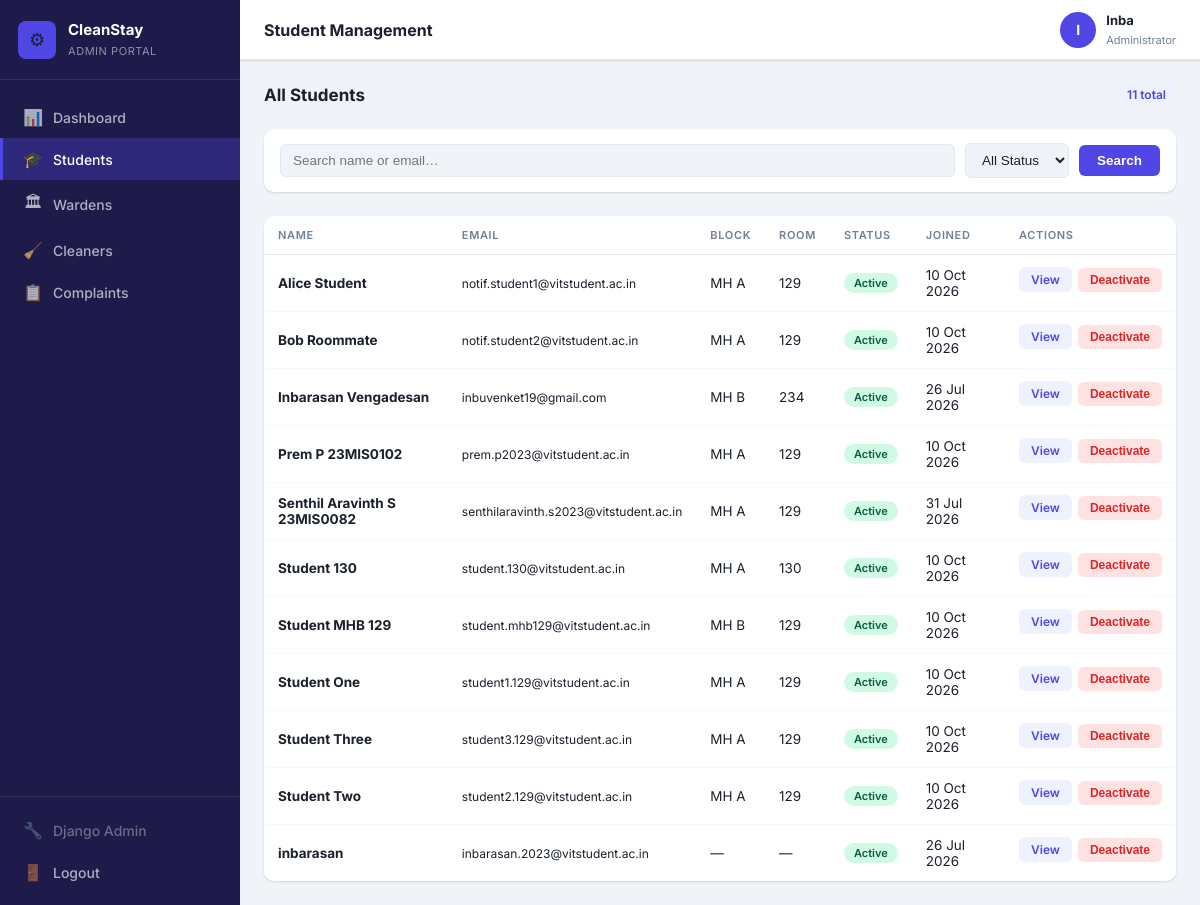
The app's page /portal/students/ (signed in) with its own data.
### accounts/models.py (models this page shows, shortened)
class User(AbstractUser):
    username = None
    ROLE_CHOICES = [
        ("student", "Student"),
        ("warden", "Warden"),
        ("cleaner", "Cleaner"),
        ("admin", "Admin"),
    ]
    name = models.CharField(
        max_length=100
    )
    email = models.EmailField(
        unique=True,
        blank=True,
        null=True
    )
    phone = models.CharField(
        max_length=10,
        unique=True,
        blank=True,
        null=True
    )
    role = models.CharField(
        max_length=20,
        choices=ROLE_CHOICES
    )
    USERNAME_FIELD = "email"
    REQUIRED_FIELDS = ["name"]
    objects = UserManager()

### students/models.py (models this page shows, shortened)
class HostelAllocation(models.Model):
    student = models.ForeignKey(
        StudentProfile,
        on_delete=models.CASCADE,
        related_name="allocations"
    )
    room = models.ForeignKey(
        Room,
        on_delete=models.CASCADE,
        related_name="allocations",
        null=True,
        blank=True
    )
    hostel_name = models.CharField(
        max_length=100,
        default="VIT Men's Hostel"
    )
    block = models.CharField(
        max_length=20,
        choices=HOSTEL_BLOCK_CHOICES
    )
    room_number = models.CharField(
        max_length=10
    )
    academic_year = models.CharField(
        max_length=20
    )
    is_current = models.BooleanField(
        default=True
    )
    created_at = models.DateTimeField(
        auto_now_add=True
    )
    class Meta:
        ordering = [
            "-is_current",
            "-created_at"
        ]

### portal/views.py (the view)
    @login_required
    def wrapper(request, *args, **kwargs):
        if getattr(request.user, "role", None) != "admin":
            return HttpResponseForbidden(
                "This page is accessible to administrators only."
            )
        return view_fn(request, *args, **kwargs)

### portal/views.py (called while the page is built)
def admin_required(view_fn):
    @login_required
    def wrapper(request, *args, **kwargs):
        if getattr(request.user, "role", None) != "admin":
            return HttpResponseForbidden(
                "This page is accessible to administrators only."
            )
        return view_fn(request, *args, **kwargs)
    wrapper.__name__ = view_fn.__name__
    return wrapper

@admin_required
def portal_students(request):
    query  = request.GET.get("q", "").strip()
    status = request.GET.get("status", "").strip()   # active / inactive
    students = User.objects.filter(role="student").select_related(
        "student_profile"
    ).prefetch_related(
        "student_profile__allocations"
    ).order_by("name")
    if query:
        students = students.filter(
            Q(name__icontains=query) | Q(email__icontains=query)
        )
    if status == "active":
        students = students.filter(is_active=True)
    elif status == "inactive":
        students = students.filter(is_active=False)
    context = {
        "students": students,
        "query": query,
        "status_filter": status,
    }
    return render(request, "portal/students.html", context)

### templates/portal/students.html (shortened to what this page needs)
{% extends "portal/base.html" %}
{% block page_title %}Student Management{% endblock %}
{% block nav_students %}active{% endblock %}
{% block content %}
<div class="portal-page">
    <div class="section-header">
        <h2>All Students</h2>
        <span class="badge-count">{{ students.count }} total</span>
    </div>
    <form method="get" class="filter-bar">
        <input type="text" name="q" value="{{ query }}" placeholder="Search name or email…" class="filter-input">
        <select name="status" class="filter-select">
            <option value="">All Status</option>
        </select>
        <button type="submit" class="btn-filter">Search</button>
    </form>
    {% if students %}
    <div class="table-wrapper">
        <table class="portal-table">
            <thead>
                <tr>
                    <th>Name</th>
                    <th>Email</th>
                    <th>Block</th>
                    <th>Room</th>
                    <th>Status</th>
                    <th>Joined</th>
                    <th>Actions</th>
                </tr>
            </thead>
            <tbody>
                {% for student in students %}
                {% with profile=student.student_profile %}
                {% with alloc=profile.allocations.first %}
                <tr>
                    <td><strong>{{ student.name }}</strong></td>
                    <td class="email-cell">{{ student.email }}</td>
                    <td>{{ alloc.block|default:"—" }}</td>
                    <td>{{ alloc.room_number|default:"—" }}</td>
                    <td>
                        {% if student.is_active %}
                            <span class="badge badge-active">Active</span>
                        {% else %}
                            <span class="badge badge-inactive">Inactive</span>
                        {% endif %}
                    </td>
                    <td>{{ student.date_joined|date:"d M Y" }}</td>
                    <td class="actions-cell">
                        <a href="{% url 'portal:portal_student_detail' student.pk %}" class="btn-sm">View</a>
                        <form method="post" action="{% url 'portal:portal_toggle_user' student.pk %}" style="display:inline">
                            <button type="submit" class="btn-sm {% if student.is_active %}btn-sm-danger{% else %}btn-sm-success{% endif %}">
                                {% if student.is_active %}Deactivate{% else %}Activate{% endif %}
                            </button>
                        </form>
                    </td>
                </tr>
                {% endwith %}
                {% endwith %}
                {% endfor %}
            </tbody>
        </table>
    </div>
    {% else %}
    <div class="empty-state">
        <div class="empty-icon">🎓</div>
        <p>No students found{% if query %} for "{{ query }}"{% endif %}.</p>
    </div>
    {% endif %}
</div>
{% endblock %}

### templates/portal/base.html (shortened to what this page needs)
{% load static %}
<!DOCTYPE html>
<html lang="en">
<head>
    <link rel="stylesheet" href="{% static 'css/portal.css' %}">
</head>
<body class="portal-body">
<aside class="portal-sidebar" id="portalSidebar">
    <div class="sidebar-brand">
        <div class="sidebar-brand-icon">⚙</div>
        <div class="sidebar-brand-text">
            <strong>CleanStay</strong>
            <span>Admin Portal</span>
        </div>
    </div>
    <nav class="sidebar-nav">
        <a href="{% url 'portal:portal_dashboard' %}" class="sidebar-link {% block nav_dashboard %}{% endblock %}">
            <span class="sidebar-icon">📊</span> Dashboard
        </a>
        <a href="{% url 'portal:portal_students' %}" class="sidebar-link {% block nav_students %}{% endblock %}">
            <span class="sidebar-icon">🎓</span> Students
        </a>
        <a href="{% url 'portal:portal_wardens' %}" class="sidebar-link {% block nav_wardens %}{% endblock %}">
            <span class="sidebar-icon">🏛</span> Wardens
        </a>
        <a href="{% url 'portal:portal_cleaners' %}" class="sidebar-link {% block nav_cleaners %}{% endblock %}">
            <span class="sidebar-icon">🧹</span> Cleaners
        </a>
        <a href="{% url 'portal:portal_complaints' %}" class="sidebar-link {% block nav_complaints %}{% endblock %}">
            <span class="sidebar-icon">📋</span> Complaints
        </a>
    </nav>
    <div class="sidebar-footer">
        <a href="/admin/" class="sidebar-link sidebar-link-muted" target="_blank">
            <span class="sidebar-icon">🔧</span> Django Admin
        </a>
        <a href="{% url 'logout' %}" class="sidebar-link sidebar-link-danger">
            <span class="sidebar-icon">🚪</span> Logout
        </a>
    </div>
</aside>
<div class="portal-main">
    <header class="portal-topbar">
        <div class="topbar-title">{% block page_title %}Dashboard{% endblock %}</div>
        <div class="topbar-user">
            <div class="topbar-avatar">{{ request.user.name|first|upper }}</div>
            <div class="topbar-user-info">
                <strong>{{ request.user.name|default:"Admin" }}</strong>
                <span>Administrator</span>
            </div>
        </div>
    </header>
    <main class="portal-content">
        {% block content %}{% endblock %}
    </main>
</div>
</body>
</html>

### records on screen
User: user.name|first "I", user.name "Inba"
User: name "Alice Student", email "notif.student1@vitstudent.ac.in", is_active "Active", date_joined "10 Oct 2026"
HostelAllocation: block "MH A", room_number "129"
User: name "Bob Roommate", email "notif.student2@vitstudent.ac.in", is_active "Active", date_joined "10 Oct 2026"
HostelAllocation: block "MH A", room_number "129"
User: name "Inbarasan Vengadesan", email "inbuvenket19@gmail.com", is_active "Active", date_joined "26 Jul 2026"
HostelAllocation: block "MH B", room_number "234"
User: name "Prem P 23MIS0102", email "prem.p2023@vitstudent.ac.in", is_active "Active", date_joined "10 Oct 2026"
HostelAllocation: block "MH A", room_number "129"
User: name "Senthil Aravinth S 23MIS0082", email "senthilaravinth.s2023@vitstudent.ac.in", is_active "Active", date_joined "31 Jul 2026"
HostelAllocation: block "MH A", room_number "129"
User: name "Student 130", email "student.130@vitstudent.ac.in", is_active "Active", date_joined "10 Oct 2026"
HostelAllocation: block "MH A", room_number "130"
User: name "Student MHB 129", email "student.mhb129@vitstudent.ac.in", is_active "Active", date_joined "10 Oct 2026"
HostelAllocation: block "MH B", room_number "129"
User: name "Student One", email "student1.129@vitstudent.ac.in", is_active "Active", date_joined "10 Oct 2026"
HostelAllocation: block "MH A", room_number "129"
User: name "Student Three", email "student3.129@vitstudent.ac.in", is_active "Active", date_joined "10 Oct 2026"
HostelAllocation: block "MH A", room_number "129"
User: name "Student Two", email "student2.129@vitstudent.ac.in", is_active "Active", date_joined "10 Oct 2026"
HostelAllocation: block "MH A", room_number "129"
User: name "inbarasan", email "inbarasan.2023@vitstudent.ac.in", block "—", room_number "—", is_active "Active", date_joined "26 Jul 2026"

### other values on screen
{{ students.count }} "11"
